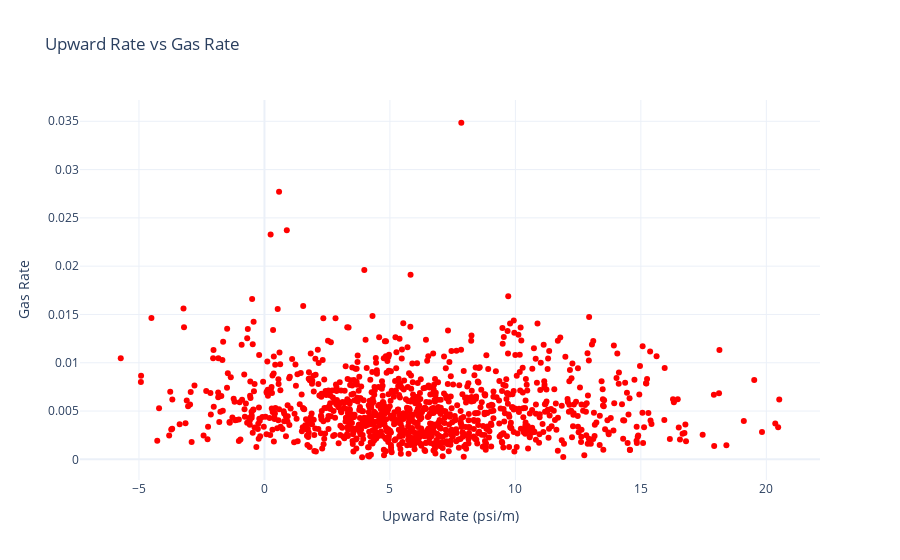

The cell this chart's notebook holds for it:
### Code cell
# Create Plotly figure
fig = go.Figure()

# Add scatter plot (point cloud)
fig.add_trace(go.Scatter(
    x=df_z['UpwardRate (psi/m)'],
    y=df_z['GasRate'],
    mode='markers',
    marker=dict(size=6, color='red', opacity=1),
    name='Gas Rate'
))

# Customize layout
fig.update_layout(
    title='Upward Rate vs Gas Rate',
    xaxis_title='Upward Rate (psi/m)',
    yaxis_title='Gas Rate',
    # xaxis_range=[0, 50],  # Set x-axis limits (adjust as needed)
    template='plotly_white'
)

# Show plot
fig.show()

### Figure 1 — Plotly figure (JSON) as saved in the notebook; plotly's stock layout.template omitted (floating-point values rounded to 4 significant figures; data arrays with more than 128 entries replaced by an {"elided": "..."} marker saying what was removed)
{"data": [{"marker": {"color": "red", "opacity": 1, "size": 6}, "mode": "markers", "name": "Gas Rate", "type": "scatter", "x": {"elided": "1476 float values"}, "y": {"elided": "1476 float values"}}], "layout": {"title": {"text": "Upward Rate vs Gas Rate"}, "xaxis": {"title": {"text": "Upward Rate (psi/m)"}}, "yaxis": {"title": {"text": "Gas Rate"}}}}
